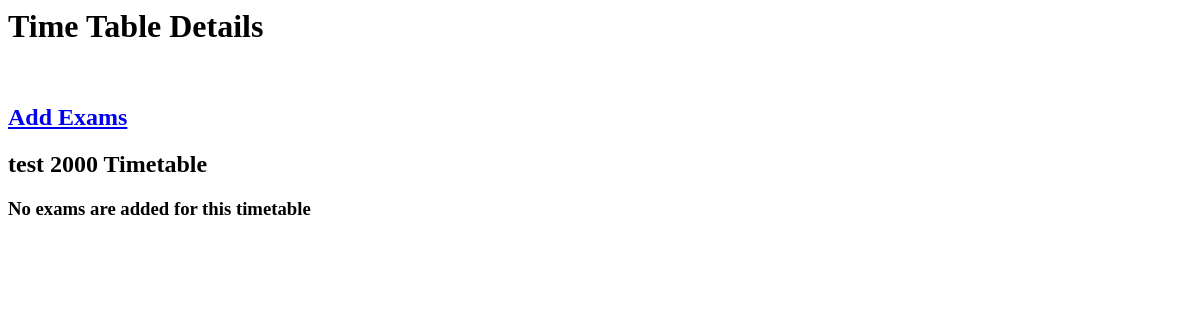
/allotment/timetable/8/detail/, run on an earlier commit of the app's database.
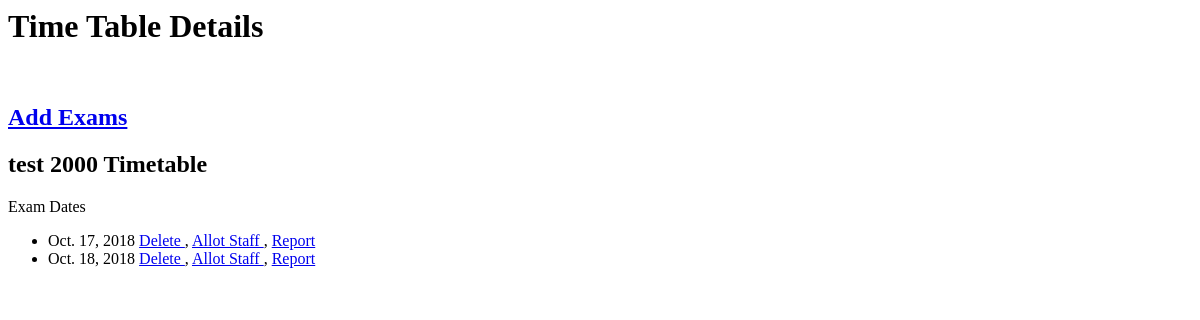
And on a later commit of the database.
### allotment/models.py (models this page shows, shortened)
class Exam(models.Model):
    class Meta:
        unique_together=(('timetable_id','dateOfExam'))
        verbose_name = "Exam"
        verbose_name_plural = "Exams"
    timetable_id=models.ForeignKey(TimeTable,on_delete=models.CASCADE,blank=False)
    dateOfExam=models.DateField(null=False, blank=False, default=timezone.now)
    noOfStudents=models.IntegerField(null=False, blank=True, default=0, help_text='No of students appearing for this exam')
    staffs=models.ManyToManyField(Staff, help_text='Select staffs for the exam', blank=True)

### allotment/views.py (the view)
# urls.py: path('timetable/<int:pk>/detail/', views.timetable_detail, name = 'timetable_detail'),
def timetable_detail(request, pk):
	queryset1=TimeTable.objects.filter(id=pk)
	timetableName=queryset1.get().longName
	examDateList=Exam.objects.filter(timetable_id=pk).order_by('dateOfExam')
	context={
	'examDateList':examDateList,
	'timetableName':timetableName,
	'pk':pk,
	}
	request.session['timetableSession'] = pk
	request.session['timetableName'] = timetableName
	return render(request,'allotment/timetable_detail.html',context=context)

### allotment/templates/allotment/timetable_detail.html (shortened to what this page needs)
{%block content%}
<h1>Time Table Details</h1>
<a href="{% url 'add_exam' ttid=ttid %}"><h2> Add Exams </h2> </a>
<h2>{{ timetableName }}</h2>
{% if examDateList %}
	<p>Exam Dates</p>
	<ul>
		{% for e in examDateList %}
		<li>
			{{e.dateOfExam}}
			<a href="{% url 'del_exam' ttid=ttid exid=e.id %}"> Delete </a> ,
			<a href="{% url 'select_shift_to_allot_staff' ttid=ttid exid=e.id %}"> Allot Staff </a> ,
			<a href="{% url 'reportbyexam' ttid=ttid exid=e.id %}"> Report </a>
		</li>
		{% endfor %}
	</ul>
{% else %}
	<h3> No exams are added for this timetable </h3>
{% endif %}
{% endblock %}

What changed in the data, as far as the page shows it:
added Exam: dateOfExam "Oct. 17, 2018"
added Exam: dateOfExam "Oct. 18, 2018"
Also different on the page:
text no longer shown: "No exams are added for this timetable"
text now shown: "Exam Dates"
